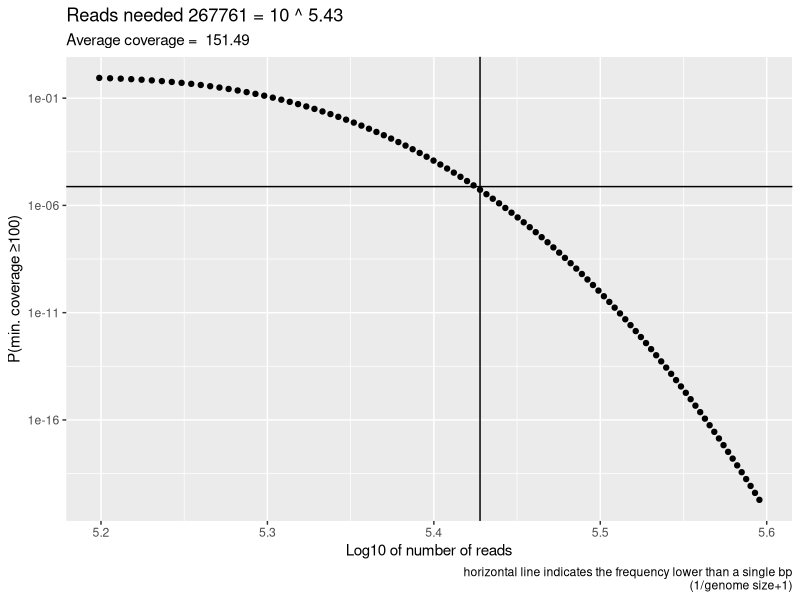

Generate this figure with R:

library(ggplot2)

# Scenario: resequencing an evolved population (single species)
# to charecterize diversity. 

# The following code calculates the number of reads needed
# to insure that all the bases are sequenced by some minimal covrage.

# Calculation is based on footnote #2 in Ilumina techical note 
# "Estimating Sequencing Coverage"
# https://support.illumina.com/content/dam/illumina-marketing/documents/products/technotes/technote_optimizing_coverage_for_targeted_resequencing.pdf
# see pdf file in repo
###############################
# Alter the values of varibles y, L and G 
# to match specific system of intrest.

# The minimal coverage per base
  #  Illumina: "y is the number of times a base is read"
  # in ppois() y is "q"

y=100 

# Read length, based on specifics of sequencing protocol   
  # Illumina: "L is the read length".
    # If paired end enter the sum of the reads (eg. if sequencing 2X150 enter 300)
L=75 # unpaired reads of 75 nt

# Genome size
    # Illumina: "G is the haploid genome length (bp)"
G=132562 #SPO1 genome length

################################

# N is the number of reads
# We strart with a very broad range and will refine in a second step
N=10^seq(4,14,0.1)

# C stands for coverage
#This is the average coverage:
C=L*N/G

  # in ppois() C is "lambda"
# Number of reads needed aprox.
N.needed <- N[1+sum(ppois(y,C)>1/(G+1))]


# Refine the range of N based on aprox.  N.needed
N=seq(from = N.needed/2, to =  N.needed*2,length.out = 200)

# calculate coverage for refined range of N
C=L*N/G

# Number of reads needed refined
N.needed <- N[1+sum(ppois(y,C)>1/(G+1))]

d=data.frame(x=log10(N),y=ppois(y,C))
d <- d[d$y>1e-20,]
#plot 
ggplot(d, aes(x,y))+
  geom_point()+
  #draw line indicatng the probabilty that every base will be sequenced at coverage C
  geom_hline(yintercept = 1/(G+1))+
  #draw line indicatng the number of reads needed
  geom_vline(xintercept = log10(N.needed))+
  scale_y_log10()+
  xlab("Log10 of number of reads")+
  ylab(paste0("P(min. coverage ","\u2265", y,")"))+
  labs(title= paste("Reads needed",round(N.needed),"= 10 ^",round(log10(N.needed),2)),
       subtitle = paste("Average coverage = ",round(N.needed*L/G,2)),
       caption = "horizontal line indicates the frequency lower than a single bp\n(1/genome size+1)")

# output to console
paste("Reads needed",round(N.needed))


